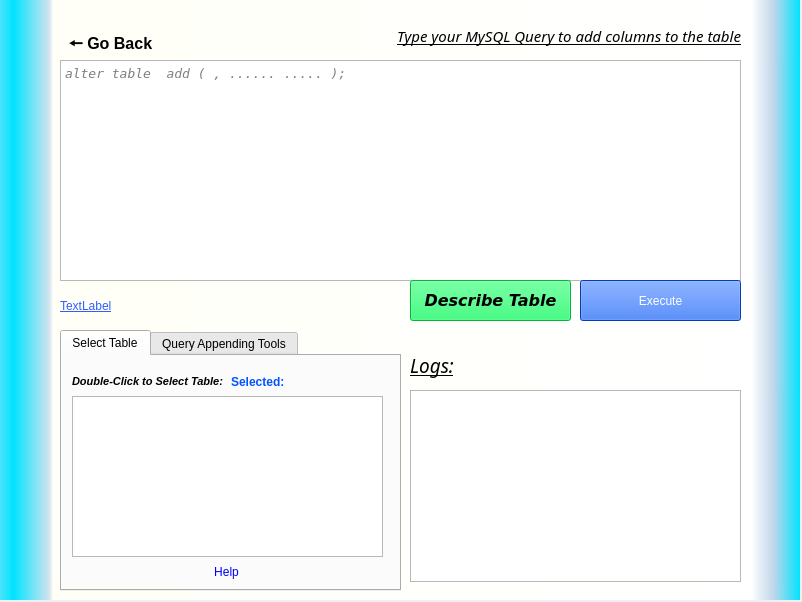
<?xml version="1.0" encoding="UTF-8"?>
<ui version="4.0">
 <class>add_TB_window</class>
 <widget class="QDialog" name="add_TB_window">
  <property name="geometry">
   <rect>
    <x>0</x>
    <y>0</y>
    <width>802</width>
    <height>602</height>
   </rect>
  </property>
  <property name="sizePolicy">
   <sizepolicy hsizetype="Fixed" vsizetype="Preferred">
    <horstretch>0</horstretch>
    <verstretch>0</verstretch>
   </sizepolicy>
  </property>
  <property name="windowTitle">
   <string>Add Table</string>
  </property>
  <property name="windowIcon">
   <iconset>
    <normaloff>icon.png</normaloff>icon.png</iconset>
  </property>
  <property name="styleSheet">
   <string notr="true">LoginPg:QDialog{background-color: qconicalgradient(cx:0.258528, cy:0.847, angle:20, stop:0 rgba(123, 230, 239, 255), stop:1 rgba(255, 255, 255, 255))}</string>
  </property>
  <widget class="QWidget" name="add_TB_col_main" native="true">
   <property name="enabled">
    <bool>true</bool>
   </property>
   <property name="geometry">
    <rect>
     <x>0</x>
     <y>0</y>
     <width>800</width>
     <height>600</height>
    </rect>
   </property>
   <property name="styleSheet">
    <string notr="true">QWidget#add_TB_col_main{
background-color:qlineargradient(spread:reflect, x1:1, y1:0.472, x2:0.017, y2:0.472, stop:0 rgba(0, 227, 255, 255), stop:0.0340909 rgba(192, 214, 234, 255), stop:0.0625 rgba(255, 255, 255, 255), stop:0.948864 rgba(255, 255, 247, 255), stop:0.954545 rgba(209, 227, 239, 255), stop:1 rgba(0, 227, 255, 255));}
</string>
   </property>
   <widget class="QTextEdit" name="aQuerybox">
    <property name="geometry">
     <rect>
      <x>60</x>
      <y>60</y>
      <width>681</width>
      <height>221</height>
     </rect>
    </property>
    <property name="font">
     <font>
      <family>DejaVu Sans Mono</family>
      <pointsize>10</pointsize>
      <italic>true</italic>
     </font>
    </property>
    <property name="cursor" stdset="0">
     <cursorShape>IBeamCursor</cursorShape>
    </property>
    <property name="mouseTracking">
     <bool>true</bool>
    </property>
    <property name="focusPolicy">
     <enum>Qt::ClickFocus</enum>
    </property>
    <property name="html">
     <string>&lt;!DOCTYPE HTML PUBLIC &quot;-//W3C//DTD HTML 4.0//EN&quot; &quot;http://www.w3.org/TR/REC-html40/strict.dtd&quot;&gt;
&lt;html&gt;&lt;head&gt;&lt;meta name=&quot;qrichtext&quot; content=&quot;1&quot; /&gt;&lt;style type=&quot;text/css&quot;&gt;
p, li { white-space: pre-wrap; }
&lt;/style&gt;&lt;/head&gt;&lt;body style=&quot; font-family:'DejaVu Sans Mono'; font-size:10pt; font-weight:400; font-style:italic;&quot;&gt;
&lt;p style=&quot;-qt-paragraph-type:empty; margin-top:0px; margin-bottom:0px; margin-left:0px; margin-right:0px; -qt-block-indent:0; text-indent:0px;&quot;&gt;&lt;br /&gt;&lt;/p&gt;&lt;/body&gt;&lt;/html&gt;</string>
    </property>
    <property name="placeholderText">
     <string>alter table &lt;table_name&gt; add (&lt;attribute_1&gt; &lt;DataType&gt;, ...... ..... );</string>
    </property>
   </widget>
   <widget class="QLabel" name="alabel">
    <property name="geometry">
     <rect>
      <x>280</x>
      <y>20</y>
      <width>461</width>
      <height>31</height>
     </rect>
    </property>
    <property name="font">
     <font>
      <family>Segoe UI Semibold</family>
      <pointsize>11</pointsize>
      <weight>7</weight>
      <italic>true</italic>
      <bold>false</bold>
      <underline>true</underline>
     </font>
    </property>
    <property name="styleSheet">
     <string notr="true">font: 63 italic 11pt &quot;Segoe UI Semibold&quot;;
text-decoration: underline;</string>
    </property>
    <property name="text">
     <string>Type your MySQL Query to add columns to the table</string>
    </property>
    <property name="alignment">
     <set>Qt::AlignRight|Qt::AlignTrailing|Qt::AlignVCenter</set>
    </property>
   </widget>
   <widget class="QTabWidget" name="atabWidget">
    <property name="enabled">
     <bool>true</bool>
    </property>
    <property name="geometry">
     <rect>
      <x>60</x>
      <y>330</y>
      <width>341</width>
      <height>261</height>
     </rect>
    </property>
    <property name="currentIndex">
     <number>0</number>
    </property>
    <widget class="QWidget" name="select_table">
     <attribute name="title">
      <string>Select Table</string>
     </attribute>
     <widget class="QListWidget" name="aTBlistwidget">
      <property name="geometry">
       <rect>
        <x>10</x>
        <y>40</y>
        <width>311</width>
        <height>161</height>
       </rect>
      </property>
     </widget>
     <widget class="QWidget" name="horizontalLayoutWidget_2">
      <property name="geometry">
       <rect>
        <x>10</x>
        <y>10</y>
        <width>311</width>
        <height>31</height>
       </rect>
      </property>
      <layout class="QHBoxLayout" name="horizontalLayout_2">
       <item>
        <widget class="QLabel" name="label_2">
         <property name="font">
          <font>
           <pointsize>8</pointsize>
           <weight>75</weight>
           <italic>true</italic>
           <bold>true</bold>
          </font>
         </property>
         <property name="text">
          <string>Double-Click to Select Table:</string>
         </property>
        </widget>
       </item>
       <item>
        <widget class="QLabel" name="aTB_selector_label">
         <property name="font">
          <font>
           <family>MS Shell Dlg 2</family>
           <pointsize>9</pointsize>
           <weight>75</weight>
           <italic>false</italic>
           <bold>true</bold>
          </font>
         </property>
         <property name="styleSheet">
          <string notr="true">color: rgb(0, 85, 255);
font: 75 bold 9pt &quot;MS Shell Dlg 2&quot;;</string>
         </property>
         <property name="text">
          <string>Selected:</string>
         </property>
        </widget>
       </item>
      </layout>
     </widget>
     <widget class="QPushButton" name="ahelp_2">
      <property name="geometry">
       <rect>
        <x>19</x>
        <y>200</y>
        <width>291</width>
        <height>31</height>
       </rect>
      </property>
      <property name="styleSheet">
       <string notr="true">font: 75 bold 9pt &quot;MS Shell Dlg 2&quot;;
color: rgba(0, 0, 255,255);</string>
      </property>
      <property name="text">
       <string>Help</string>
      </property>
      <property name="flat">
       <bool>true</bool>
      </property>
     </widget>
    </widget>
    <widget class="QWidget" name="query_appending_tools">
     <property name="enabled">
      <bool>true</bool>
     </property>
     <attribute name="title">
      <string>Query Appending Tools</string>
     </attribute>
     <widget class="QPushButton" name="anewline">
      <property name="geometry">
       <rect>
        <x>174</x>
        <y>0</y>
        <width>81</width>
        <height>23</height>
       </rect>
      </property>
      <property name="font">
       <font>
        <pointsize>9</pointsize>
       </font>
      </property>
      <property name="text">
       <string>New Line</string>
      </property>
     </widget>
     <widget class="QLineEdit" name="aAttrib_txtbox">
      <property name="geometry">
       <rect>
        <x>120</x>
        <y>30</y>
        <width>201</width>
        <height>20</height>
       </rect>
      </property>
      <property name="maxLength">
       <number>127</number>
      </property>
     </widget>
     <widget class="QLabel" name="label_5">
      <property name="geometry">
       <rect>
        <x>20</x>
        <y>30</y>
        <width>91</width>
        <height>16</height>
       </rect>
      </property>
      <property name="font">
       <font>
        <pointsize>8</pointsize>
       </font>
      </property>
      <property name="text">
       <string>Attribute Name:</string>
      </property>
     </widget>
     <widget class="QLabel" name="label_6">
      <property name="geometry">
       <rect>
        <x>20</x>
        <y>60</y>
        <width>111</width>
        <height>16</height>
       </rect>
      </property>
      <property name="font">
       <font>
        <pointsize>8</pointsize>
       </font>
      </property>
      <property name="text">
       <string>Attribute Datatype:</string>
      </property>
     </widget>
     <widget class="QSpinBox" name="alen_spinBox">
      <property name="geometry">
       <rect>
        <x>20</x>
        <y>160</y>
        <width>121</width>
        <height>41</height>
       </rect>
      </property>
      <property name="minimum">
       <number>1</number>
      </property>
      <property name="maximum">
       <number>8191</number>
      </property>
      <property name="value">
       <number>20</number>
      </property>
     </widget>
     <widget class="QWidget" name="gridLayoutWidget">
      <property name="geometry">
       <rect>
        <x>20</x>
        <y>80</y>
        <width>291</width>
        <height>58</height>
       </rect>
      </property>
      <layout class="QGridLayout" name="gridLayout">
       <item row="1" column="0">
        <widget class="QRadioButton" name="adate_btn">
         <property name="text">
          <string>Date</string>
         </property>
        </widget>
       </item>
       <item row="0" column="0">
        <widget class="QRadioButton" name="astr_btn">
         <property name="text">
          <string>Text [ string ]</string>
         </property>
         <property name="checked">
          <bool>true</bool>
         </property>
        </widget>
       </item>
       <item row="0" column="1">
        <widget class="QRadioButton" name="aint_btn">
         <property name="text">
          <string>Integer [ int ]</string>
         </property>
        </widget>
       </item>
       <item row="1" column="1">
        <widget class="QRadioButton" name="afloat_btn">
         <property name="text">
          <string>Decimal [float ]</string>
         </property>
        </widget>
       </item>
      </layout>
     </widget>
     <widget class="QLabel" name="label_7">
      <property name="geometry">
       <rect>
        <x>20</x>
        <y>140</y>
        <width>131</width>
        <height>16</height>
       </rect>
      </property>
      <property name="font">
       <font>
        <pointsize>8</pointsize>
       </font>
      </property>
      <property name="text">
       <string>Set Maximum Length:</string>
      </property>
     </widget>
     <widget class="QPushButton" name="aAttrib_appenDOR">
      <property name="geometry">
       <rect>
        <x>170</x>
        <y>140</y>
        <width>141</width>
        <height>31</height>
       </rect>
      </property>
      <property name="font">
       <font>
        <weight>75</weight>
        <italic>true</italic>
        <bold>true</bold>
       </font>
      </property>
      <property name="styleSheet">
       <string notr="true"/>
      </property>
      <property name="text">
       <string>Append</string>
      </property>
      <property name="flat">
       <bool>false</bool>
      </property>
     </widget>
     <widget class="QPushButton" name="aendQuery">
      <property name="geometry">
       <rect>
        <x>260</x>
        <y>0</y>
        <width>75</width>
        <height>23</height>
       </rect>
      </property>
      <property name="styleSheet">
       <string notr="true">font: 75 bold  9pt &quot;MS Shell Dlg 2&quot;;
color: rgba(0, 0, 0,255);
background-color: rgba(42, 255, 67,255);</string>
      </property>
      <property name="text">
       <string>End Query</string>
      </property>
     </widget>
     <widget class="QWidget" name="horizontalLayoutWidget">
      <property name="geometry">
       <rect>
        <x>0</x>
        <y>200</y>
        <width>341</width>
        <height>31</height>
       </rect>
      </property>
      <layout class="QHBoxLayout" name="horizontalLayout">
       <item>
        <widget class="QCheckBox" name="aprimarykey_checkBox">
         <property name="font">
          <font>
           <pointsize>8</pointsize>
          </font>
         </property>
         <property name="text">
          <string>Set as Primary Key</string>
         </property>
        </widget>
       </item>
       <item>
        <widget class="QPushButton" name="ahelp">
         <property name="styleSheet">
          <string notr="true">font: 75 bold 9pt &quot;MS Shell Dlg 2&quot;;
color: rgba(0, 0, 255,255);</string>
         </property>
         <property name="text">
          <string>Help</string>
         </property>
         <property name="flat">
          <bool>true</bool>
         </property>
        </widget>
       </item>
       <item>
        <widget class="QCheckBox" name="anot_NULL_checkBox">
         <property name="font">
          <font>
           <pointsize>8</pointsize>
          </font>
         </property>
         <property name="text">
          <string>Set as NOT NULL</string>
         </property>
        </widget>
       </item>
      </layout>
     </widget>
    </widget>
   </widget>
   <widget class="QPushButton" name="aexecuTOR">
    <property name="geometry">
     <rect>
      <x>580</x>
      <y>280</y>
      <width>161</width>
      <height>41</height>
     </rect>
    </property>
    <property name="styleSheet">
     <string notr="true">background-color: rgb(0, 85, 255);
color: rgb(255, 255, 255);
font: 63 italic 16pt &quot;Segoe UI Semibold&quot;;
</string>
    </property>
    <property name="text">
     <string>Execute</string>
    </property>
    <property name="shortcut">
     <string>Ctrl+Return</string>
    </property>
    <property name="checkable">
     <bool>false</bool>
    </property>
   </widget>
   <widget class="QLabel" name="alabel_4">
    <property name="geometry">
     <rect>
      <x>410</x>
      <y>350</y>
      <width>81</width>
      <height>31</height>
     </rect>
    </property>
    <property name="font">
     <font>
      <family>Segoe UI Semibold</family>
      <pointsize>14</pointsize>
      <weight>7</weight>
      <italic>true</italic>
      <bold>false</bold>
      <underline>true</underline>
     </font>
    </property>
    <property name="styleSheet">
     <string notr="true">font: 63 italic 14pt &quot;Segoe UI Semibold&quot;;
text-decoration: underline;</string>
    </property>
    <property name="text">
     <string>Logs:</string>
    </property>
   </widget>
   <widget class="QListWidget" name="alog_box">
    <property name="geometry">
     <rect>
      <x>410</x>
      <y>390</y>
      <width>331</width>
      <height>192</height>
     </rect>
    </property>
    <property name="selectionMode">
     <enum>QAbstractItemView::NoSelection</enum>
    </property>
   </widget>
   <widget class="QPushButton" name="aback_btn">
    <property name="geometry">
     <rect>
      <x>60</x>
      <y>30</y>
      <width>101</width>
      <height>31</height>
     </rect>
    </property>
    <property name="font">
     <font>
      <pointsize>12</pointsize>
      <weight>75</weight>
      <bold>true</bold>
     </font>
    </property>
    <property name="text">
     <string>🠔 Go Back</string>
    </property>
    <property name="flat">
     <bool>true</bool>
    </property>
   </widget>
   <widget class="QLabel" name="aTB_label">
    <property name="geometry">
     <rect>
      <x>60</x>
      <y>280</y>
      <width>311</width>
      <height>51</height>
     </rect>
    </property>
    <property name="styleSheet">
     <string notr="true">font: 75 bold 12pt &quot;MS Sans Serif&quot;;
text-decoration: underline;
color: rgb(49, 94, 255);</string>
    </property>
    <property name="text">
     <string>TextLabel</string>
    </property>
   </widget>
   <widget class="QPushButton" name="adescribe_TB">
    <property name="geometry">
     <rect>
      <x>410</x>
      <y>280</y>
      <width>161</width>
      <height>41</height>
     </rect>
    </property>
    <property name="font">
     <font>
      <family>DejaVu Sans</family>
      <pointsize>12</pointsize>
      <weight>75</weight>
      <italic>true</italic>
      <bold>true</bold>
     </font>
    </property>
    <property name="styleSheet">
     <string notr="true">background-color: rgb(0, 255, 85);
color: rgb(0,0,0);

</string>
    </property>
    <property name="text">
     <string>Describe Table</string>
    </property>
    <property name="shortcut">
     <string>Ctrl+Return</string>
    </property>
    <property name="checkable">
     <bool>false</bool>
    </property>
   </widget>
  </widget>
 </widget>
 <resources/>
 <connections/>
</ui>
